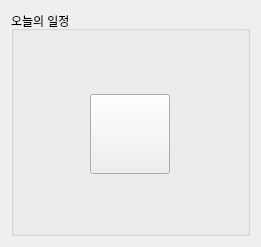
<?xml version="1.0" encoding="UTF-8"?>
<ui version="4.0">
 <class>CReportTodayClass</class>
 <widget class="QWidget" name="CReportTodayClass">
  <property name="geometry">
   <rect>
    <x>0</x>
    <y>0</y>
    <width>261</width>
    <height>247</height>
   </rect>
  </property>
  <property name="windowTitle">
   <string>CReportToday</string>
  </property>
  <layout class="QHBoxLayout" name="horizontalLayout">
   <item>
    <widget class="QGroupBox" name="groupBox_today">
     <property name="layoutDirection">
      <enum>Qt::LeftToRight</enum>
     </property>
     <property name="title">
      <string>오늘의 일정</string>
     </property>
     <layout class="QHBoxLayout" name="horizontalLayout_2">
      <property name="topMargin">
       <number>15</number>
      </property>
      <item>
       <widget class="QPushButton" name="pushButton_today">
        <property name="sizePolicy">
         <sizepolicy hsizetype="Minimum" vsizetype="Preferred">
          <horstretch>0</horstretch>
          <verstretch>0</verstretch>
         </sizepolicy>
        </property>
        <property name="minimumSize">
         <size>
          <width>0</width>
          <height>0</height>
         </size>
        </property>
        <property name="maximumSize">
         <size>
          <width>80</width>
          <height>80</height>
         </size>
        </property>
        <property name="text">
         <string/>
        </property>
       </widget>
      </item>
     </layout>
    </widget>
   </item>
  </layout>
 </widget>
 <layoutdefault spacing="6" margin="11"/>
 <resources/>
 <connections/>
</ui>
